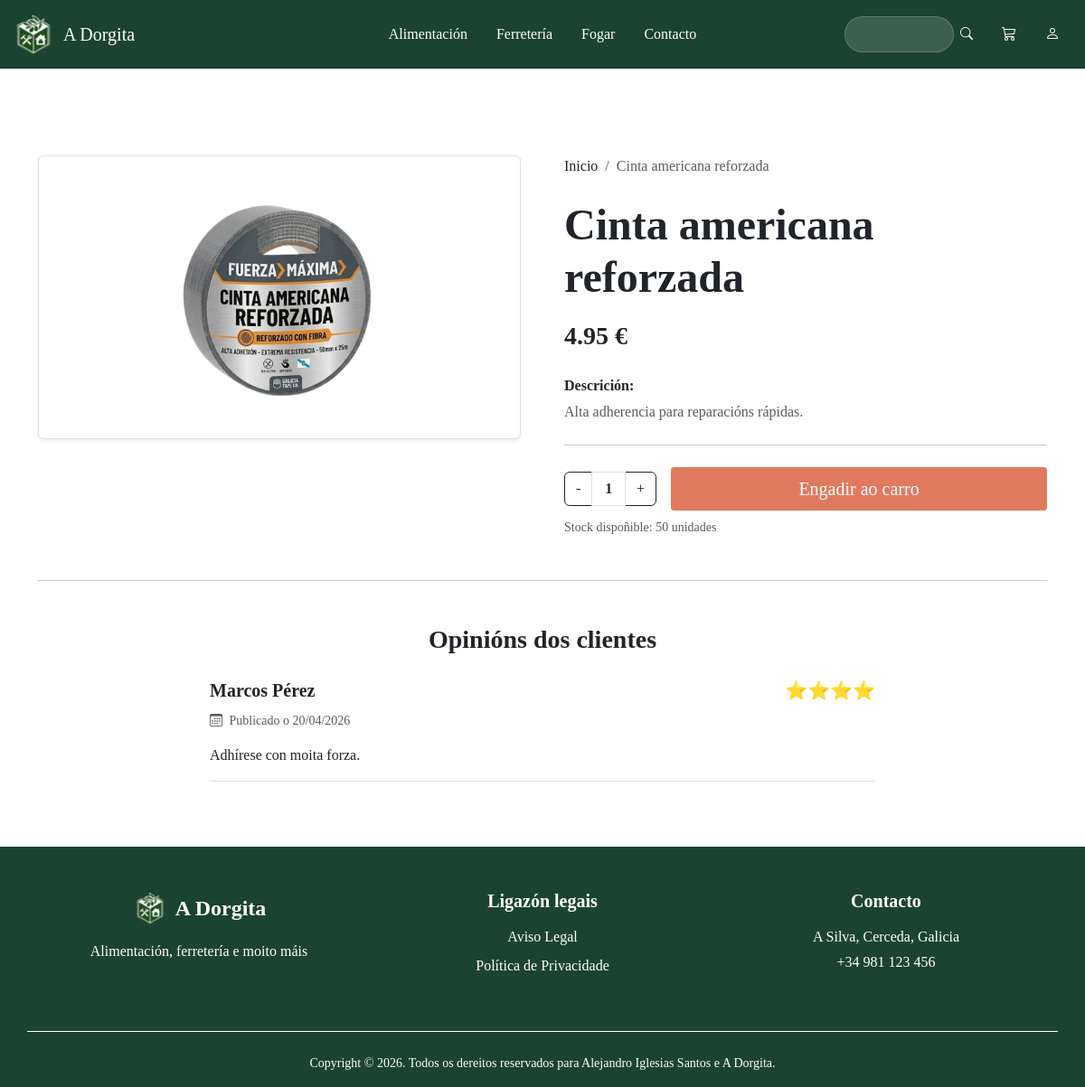
/index.php?c=producto&a=obter&id=20, run on the app's committed database.
### tables this page shows
CREATE TABLE productos (
    id INT AUTO_INCREMENT PRIMARY KEY,
    nome VARCHAR(100) NOT NULL,
    descripcion VARCHAR(500),
    precio DECIMAL(10,2) NOT NULL,
    stock INT DEFAULT 0,
    imagen VARCHAR(200),
    id_categoria INT,
    FOREIGN KEY (id_categoria) REFERENCES categorias(id) ON DELETE SET NULL
);

CREATE TABLE IF NOT EXISTS resenas (
    id INT AUTO_INCREMENT PRIMARY KEY,
    id_producto INT NOT NULL,
    id_usuario INT NOT NULL,
    comentario TEXT,
    puntuacion INT CHECK(puntuacion BETWEEN 1 AND 5),
    data_resena DATETIME DEFAULT CURRENT_TIMESTAMP,
    FOREIGN KEY (id_producto) REFERENCES productos(id) ON DELETE CASCADE,
    FOREIGN KEY (id_usuario) REFERENCES usuarios(id) ON DELETE CASCADE
);

CREATE TABLE usuarios (
    id INT AUTO_INCREMENT PRIMARY KEY,
    nome VARCHAR(50) NOT NULL,
    email VARCHAR(100) UNIQUE NOT NULL,
    contrasinal VARCHAR(250) NOT NULL,
    rol ENUM('admin', 'cliente'),
    foto_perfil VARCHAR(255) DEFAULT 'default.png'
);

### config/database.php (called while the page is built)
<?php
class Database {
    public static function connect() {
        $host = "localhost";
        $user = "root";
        $password = "";
        $database = "a_dorgita";
        try {
            $conexion = new PDO("mysql:host=$host;dbname=$database;charset=utf8mb4", $user, $password);
            $conexion->setAttribute(PDO::ATTR_ERRMODE, PDO::ERRMODE_EXCEPTION);
            return $conexion;
        } catch (PDOException $e) {
            die("Error de conexión: " . $e->getMessage());
        }
    }
}
?>

### app/models/ProductoDAO.php (called while the page is built, shortened)
<?php
require_once __DIR__ . '/../../config/database.php';
require_once __DIR__ . '/entidades/Producto.php';
class ProductoDAO
{
    private $conexion;
    public function __construct()
    {
        try {
            $this->conexion = Database::connect();
        } catch (Exception $e) {
            die($e->getMessage());
        }
    }
    public function obter($id)
    {
        try {
            $stmt = $this->conexion->prepare("SELECT * FROM productos WHERE id = ?");
            $stmt->execute(array($id));
            $stmt->setFetchMode(PDO::FETCH_CLASS, 'Producto');
            return $stmt->fetch();
        } catch (Exception $e) {
            die("Erro o ver detalles do produto" . $e->getMessage());
        }
    }
    public function obterResenas($id_producto)
    {
        try {
            $sql = "SELECT r.*, u.nome as nome_usuario
                FROM resenas r
                JOIN usuarios u ON r.id_usuario = u.id
                WHERE r.id_producto = ?
                ORDER BY r.data_resena DESC";
            $stmt = $this->conexion->prepare($sql);
            $stmt->execute([$id_producto]);
            return $stmt->fetchAll(PDO::FETCH_ASSOC);
        } catch (Exception $e) {
            return [];
        }
    }
}

### app/models/entidades/Producto.php (called while the page is built, shortened)
<?php
class Producto {
    private $nome;
    private $descripcion;
    private $precio;
    private $stock;
    private $imagen;
    public function getNome() { return $this->nome; }
    public function getDescripcion() { return $this->descripcion; }
    public function getPrecio() { return $this->precio; }
    public function getStock() { return $this->stock; }
    public function getImagen() { return $this->imagen; }
}

### views/produto.php (the view, shortened to what this page needs)
<div class="container py-5 mt-5">
    <div class="row g-5">
        <div class="col-md-6 text-center">
            <div class="p-4 rounded shadow-sm border border-1 caixa-filtros">
                <img src="public/img/<?php echo htmlspecialchars($prod->getImagen()); ?>"
                    class="img-fluid"
                    alt="<?php echo htmlspecialchars($prod->getNome()); ?>">
            </div>
        </div>
        <div class="col-md-6">
            <nav aria-label="breadcrumb">
                <ol class="breadcrumb mb-4">
                    <li class="breadcrumb-item"><a href="index.php?c=producto&a=index" class="enlace-filtro p-0">Inicio</a></li>
                    <li class="breadcrumb-item active" aria-current="page"><?php echo htmlspecialchars($prod->getNome()); ?></li>
                </ol>
            </nav>
            <h1 class="display-5 fw-bold texto-dorgita mb-3"><?php echo htmlspecialchars($prod->getNome()); ?></h1>
            <p class="fs-3 fw-bold texto-principal mb-4"><?php echo htmlspecialchars($prod->getPrecio()); ?> €</p>
            <div class="mb-4">
                <h6 class="fw-bold texto-dorgita">Descrición:</h6>
                <p class="text-muted"><?php echo htmlspecialchars($prod->getDescripcion()); ?></p>
            </div>
            <hr class="my-4">
            <form action="index.php?c=carro&a=engadir" method="POST">
                <div class="d-flex align-items-center gap-3">
                    <div class="input-group ancho-cantidade-produto" style="width: 140px;">
                        <button class="btn btn-cantidade" type="button" onclick="cambiarCantidade(-1)" <?php echo ($prod->getStock() <= 0) ? 'disabled' : ''; ?>>-</button>
                        <input type="number" name="cantidade" id="cantidade-input" class="form-control text-center fw-bold" value="<?php echo ($prod->getStock() > 0) ? '1' : '0'; ?>" min="<?php echo ($prod->getStock() > 0) ? '1' : '0'; ?>" max="<?php echo $prod->getStock(); ?>" oninput="validarStock(this, <?php echo $prod->getStock(); ?>)" readonly>
                        <button class="btn btn-cantidade" type="button" onclick="cambiarCantidade(1, <?php echo $prod->getStock(); ?>)" <?php echo ($prod->getStock() <= 0) ? 'disabled' : ''; ?>>+</button>
                    </div>
                    <?php if ($prod->getStock() > 0): ?>
                        <button type="submit" class="btn btn-engadir-carro btn-lg px-5 w-100">
                            Engadir ao carro
                        </button>
                    <?php else: ?>
                        <button type="button" class="btn btn-secondary btn-lg px-5 w-100" disabled>
                            Sen existencias
                        </button>
                    <?php endif; ?>
                </div>
                <small class="<?php echo ($prod->getStock() <= 0) ? 'text-danger' : 'text-muted'; ?> mt-2 d-block">
                    <?php if ($prod->getStock() > 0): ?>
                        Stock dispoñible: <?php echo $prod->getStock(); ?> unidades
                    <?php else: ?>
                        <i class="bi bi-x-circle me-1"></i>Actualmente fóra de stock
                    <?php endif; ?>
                </small>
            </form>
        </div>
    </div>
    <hr class="my-5">
    <div class="row">
        <div class="col-md-8 mx-auto">
            <h3 class="mb-4 text-center texto-dorgita fw-bold">Opinións dos clientes</h3>
            <?php if (empty($resenas)): ?>
                <div class="text-center py-4">
                    <p class="text-muted">Aínda non hai opinións para este produto.</p>
                </div>
            <?php else: ?>
                <?php foreach ($resenas as $r): ?>
                    <div class="border-bottom mb-4 pb-3">
                        <div class="d-flex justify-content-between align-items-center mb-2">
                            <strong class="texto-dorgita fs-5"><?php echo htmlspecialchars($r['nome_usuario']); ?></strong>
                            <span class="text-warning h5 mb-0"><?php echo str_repeat('⭐', $r['puntuacion']); ?></span>
                        </div>
                        <p class="text-muted small mb-3">
                            <i class="bi bi-calendar3 me-1"></i> Publicado o <?php echo date("d/m/Y", strtotime($r['data_resena'])); ?>
                        </p>
                        <p class="mb-0 text-dark"><?php echo nl2br(htmlspecialchars($r['comentario'])); ?></p>
                    </div>
                <?php endforeach; ?>
            <?php endif; ?>
        </div>
    </div>
</div>

### public/css/estilos.css (style rules this page uses)
body { font-family: 'Times New Roman', Times, serif; }
.texto-principal { color: #212529; }
.btn-engadir-carro { background-color:#E07A5F; color: #FFFFFF; border: 1px solid #E07A5F; border-radius: 3px; }
.caixa-filtros { background-color: #FFFFFF; }
.enlace-filtro { color:#212529; text-decoration: none; display: flex; justify-content: space-between; align-items: center; padding: 10px 15px; border-radius: 5px; }
.btn-cantidade { background-color: #FFFFFF; color: #212529; border: 1px solid #212529; }
.ancho-cantidade-produto { width: 140px; }
input[type=number] { -moz-appearance: textfield; appearance: textfield; }
#cantidade-input { position: relative; z-index: 1060; cursor: text; }

### data on the page
productos: imagen (picture), nome "Cinta americana reforzada", precio "4.95", descripcion "Alta adherencia para reparacións rápidas.", cantidade "1", stock "50"
resenas: id_usuario.nome "Marcos Pérez", puntuacion "⭐⭐⭐⭐", data_resena "20/04/2026", comentario "Adhírese con moita forza."
